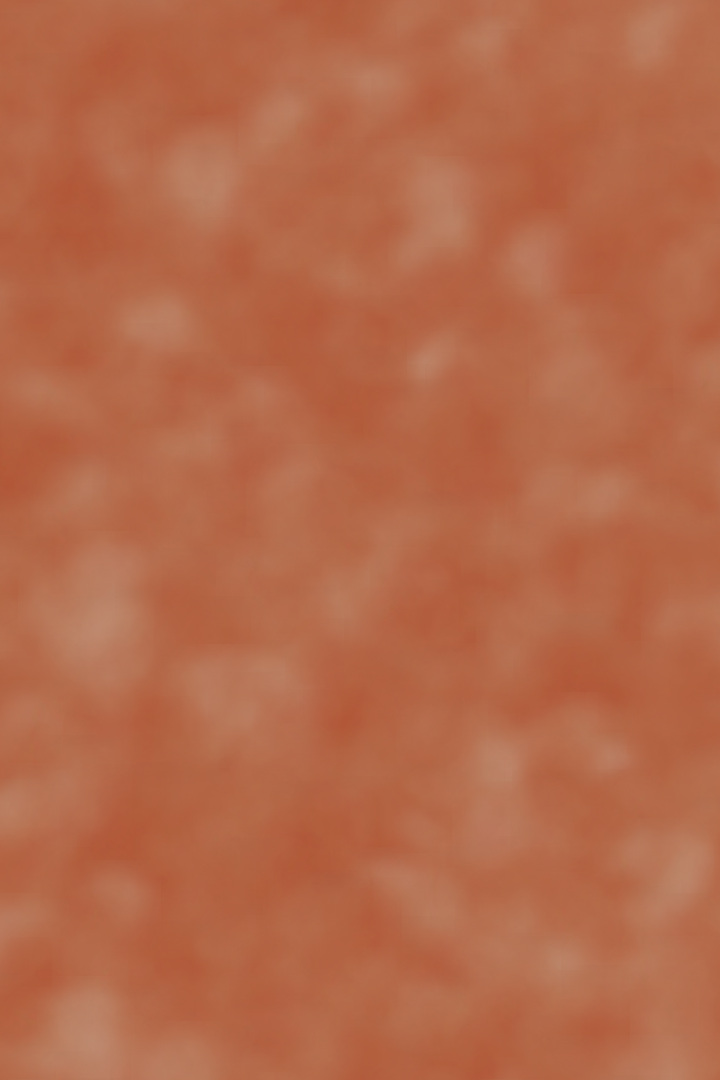
#> input picture assets/yugioh/c-stock.jpg, 720 x 1080 px; its folder holds only this picture in this run
$ python -i rarity_scenes.py   (imports and definitions only)
#> lines starting #> are read from the running program, lines starting #| are printed output that depends on the picture
"""Deterministic Pillow scenery for five visibly different gacha materials.

The caller owns text, portraits, and opaque reading panels.  Scene generation never
uses network access, game state, or the global random generator.
"""

from __future__ import annotations

import colorsys
import math
import random
from functools import lru_cache
from itertools import pairwise

from PIL import Image, ImageDraw, ImageFilter

KINDS = ("C", "R", "SR", "SSR", "SHINY")
SPECTRUM = (
    (255, 116, 156),
    (255, 202, 111),
    (141, 229, 178),
    (112, 214, 249),
    (159, 146, 255),
    (240, 142, 244),
)
SEEDS = {"C": 15837, "R": 29011, "SR": 40709, "SSR": 65063, "SHINY": 90107}


def _mix(a, b, amount):
    return tuple(round(x + (y - x) * amount) for x, y in zip(a, b))


# [13 lines left out: function _gradient, not called in this run]


class Scene:
    # [6 lines left out: function __init__, not called in this run]

    def points(self, points):
        return [(round(x * self.scale), round(y * self.scale)) for x, y in points]

    def box(self, values):
        return tuple(round(value * self.scale) for value in values)

    # [598 lines left out: functions polygon, line, ellipse, arc, glow, veil and 10 more, not called in this run]


def _obsidian_archive(scene):
    for index in range(28):
        x = scene.rng.uniform(-50, 1020)
        y = scene.rng.uniform(20, scene.height)
        width, height = scene.rng.uniform(90, 300), scene.rng.uniform(120, 410)
        color = scene.rng.choice(
            ((13, 22, 32), (19, 28, 39), (9, 15, 23), (23, 29, 38))
        )
        scene.polygon(
            (
                (x, y),
                (x + width * 0.8, y - height * 0.25),
                (x + width, y + height * 0.6),
                (x + width * 0.3, y + height),
            ),
            fill=color,
            outline=(28, 34, 42),
        )
    scene.glow(540, 524, 292, 274, (211, 151, 41), 200, 84)
    scene.glow(613, 447, 175, 199, (255, 224, 120), 188, 66)
    scene.glow(600, 447, 74, 148, (255, 252, 208), 150, 53)

    # [11 lines left out: function gold_beams, not called in this run]

    scene.veil(gold_beams, blur=14)
    flowing = (
        _curve((-130, 747), (972, 1033), (100, 166), (1139, 261), steps=420),
        _curve((-129, 465), (441, 24), (582, 926), (1170, 489), steps=420),
    )

    def foil_light(layer):
        for path in flowing:
            layer.line(path, fill=(242, 172, 43, 130), width=130)

    scene.veil(foil_light, blur=24)
    _gold_ribbon(scene, flowing[0], 68)
    _gold_ribbon(scene, flowing[1], 103)
    molten = (
        _curve((-90, 406), (185, 859), (860, 101), (1150, 592)),
        _curve(
            (-65, scene.height * 0.78),
            (354, scene.height * 0.98),
            (717, scene.height * 0.45),
            (1150, scene.height * 0.84),
        ),
    )

    def lava_light(layer):
        for path in molten:
            layer.line(path, fill=(211, 121, 26, 98), width=19)

    scene.veil(lava_light, blur=19)
    for path in molten:
        scene.line(path, fill=(91, 53, 21), width=18)
        scene.line(path, fill=(213, 141, 46), width=9)
        scene.line(path, fill=(255, 220, 147), width=3)
    for radius, width in ((302, 4), (285, 2), (259, 2), (221, 1)):
        _gold_ring(scene, 540, 520, radius, width)
    for angle in range(0, 360, 15):
        radians = math.radians(angle)
        x, y = 540 + math.cos(radians) * 302, 520 + math.sin(radians) * 302
        scene.ellipse((x - 3, y - 3, x + 3, y + 3), fill=(234, 198, 116))
    scene.line(((217, 520), (863, 520)), fill=(90, 70, 39), width=1)
    scene.line(((540, 199), (540, 842)), fill=(90, 70, 39), width=1)
    nodes = [
        (scene.rng.uniform(78, 1002), scene.rng.uniform(220, 800)) for _ in range(30)
    ]
    for index in range(0, len(nodes) - 2, 3):
        scene.line(nodes[index : index + 3], fill=(93, 77, 43), width=1)
    for x, y in nodes:
        scene.ellipse((x - 2, y - 2, x + 2, y + 2), fill=(220, 180, 94))
    _stars(
        scene,
        235,
        (56, 153, 1024, 930),
        ((249, 226, 151), (202, 156, 61), (255, 246, 203)),
        large=True,
    )
    for x, y, radius in (
        (213, 368, 12),
        (838, 302, 17),
        (274, 764, 10),
        (809, 725, 15),
        (911, 516, 11),
    ):
        scene.polygon(
            (
                (x, y - radius),
                (x + 3, y - 3),
                (x + radius, y),
                (x + 3, y + 3),
                (x, y + radius),
                (x - 3, y + 3),
                (x - radius, y),
                (x - 3, y - 3),
            ),
            fill=(255, 242, 180),
        )
    _metal_frame(scene)


# [134 lines left out: functions _liquid_foil, _rainbow_line, _prismatic_fluid, not called in this run]


PALETTES = {
    "C": (
        (0, (40, 94, 80)),
        (0.24, (54, 129, 91)),
        (0.56, (23, 85, 55)),
        (1, (5, 39, 30)),
    ),
    "R": (
        (0, (8, 20, 48)),
        (0.33, (16, 68, 119)),
        (0.65, (8, 39, 78)),
        (1, (4, 15, 39)),
    ),
    "SR": (
        (0, (15, 11, 35)),
        (0.32, (49, 20, 79)),
        (0.65, (50, 13, 51)),
        (1, (13, 9, 27)),
    ),
    "SSR": (
        (0, (8, 13, 21)),
        (0.37, (15, 23, 34)),
        (0.72, (7, 11, 18)),
        (1, (4, 6, 10)),
    ),
    "SHINY": ((0, (233, 236, 252)), (1, (221, 237, 250))),
}
PAINTERS = {
    "C": _forest,
    "R": _ice_cavern,
    "SR": _nebula_stage,
    "SSR": _obsidian_archive,
    "SHINY": _prismatic_fluid,
}


# [21 lines left out: functions _cached_scene, render_scene, not called in this run]

>>> import cv2
>>> picture = cv2.imread('assets/yugioh/c-stock.jpg', cv2.IMREAD_GRAYSCALE)
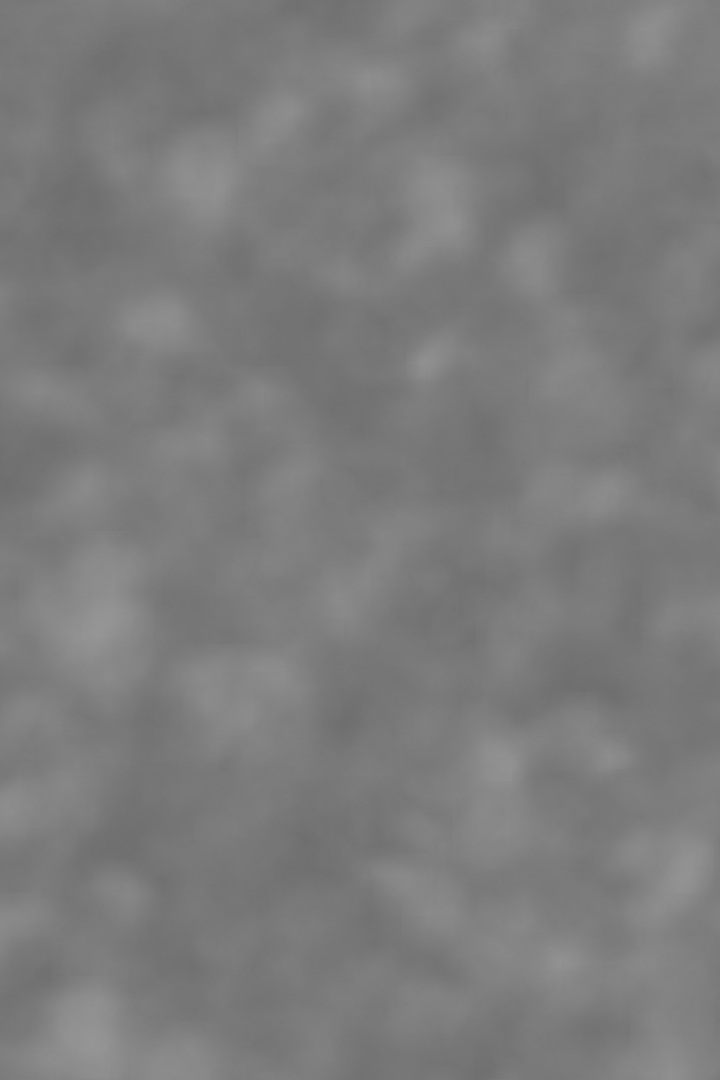
#> picture: shape (1080, 720); min 110, max 150, mean 124
#> (the run stopped early here; a loop or call above may not have finished)

$ run again, on assets/yugioh/r-stock.jpg
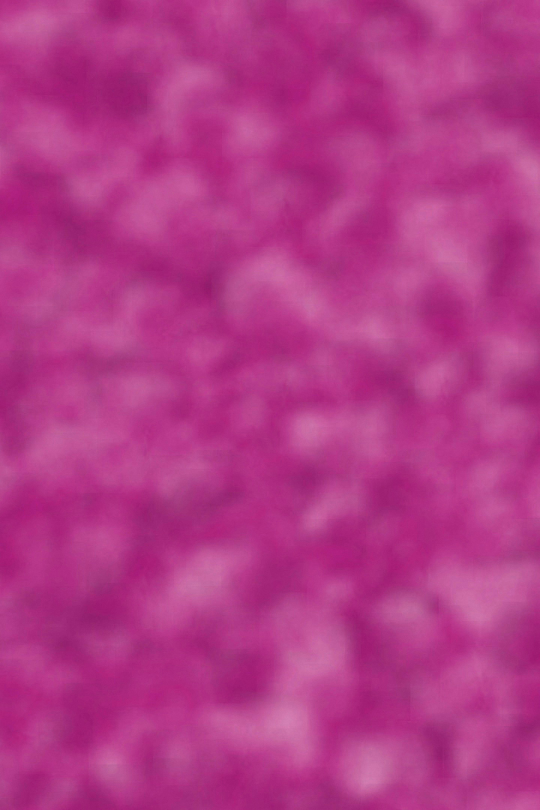
#> input picture assets/yugioh/r-stock.jpg, 1080 x 1620 px (shown at 1/2 size)
#> `picture = cv2.imread('assets/yugioh/c-stock.jpg', cv2.IMREAD_GRAYSCALE)`:
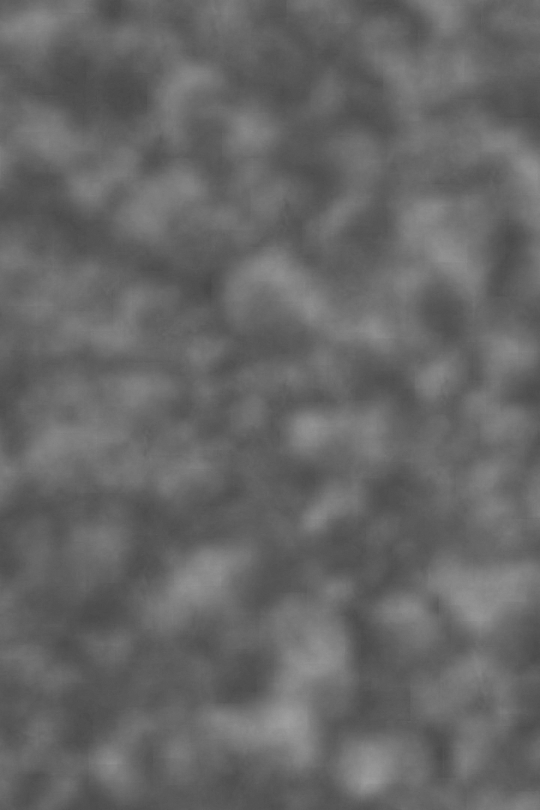
#> picture: shape (1620, 1080) (shown at 1/2 size); min 70, max 160, mean 102.5
